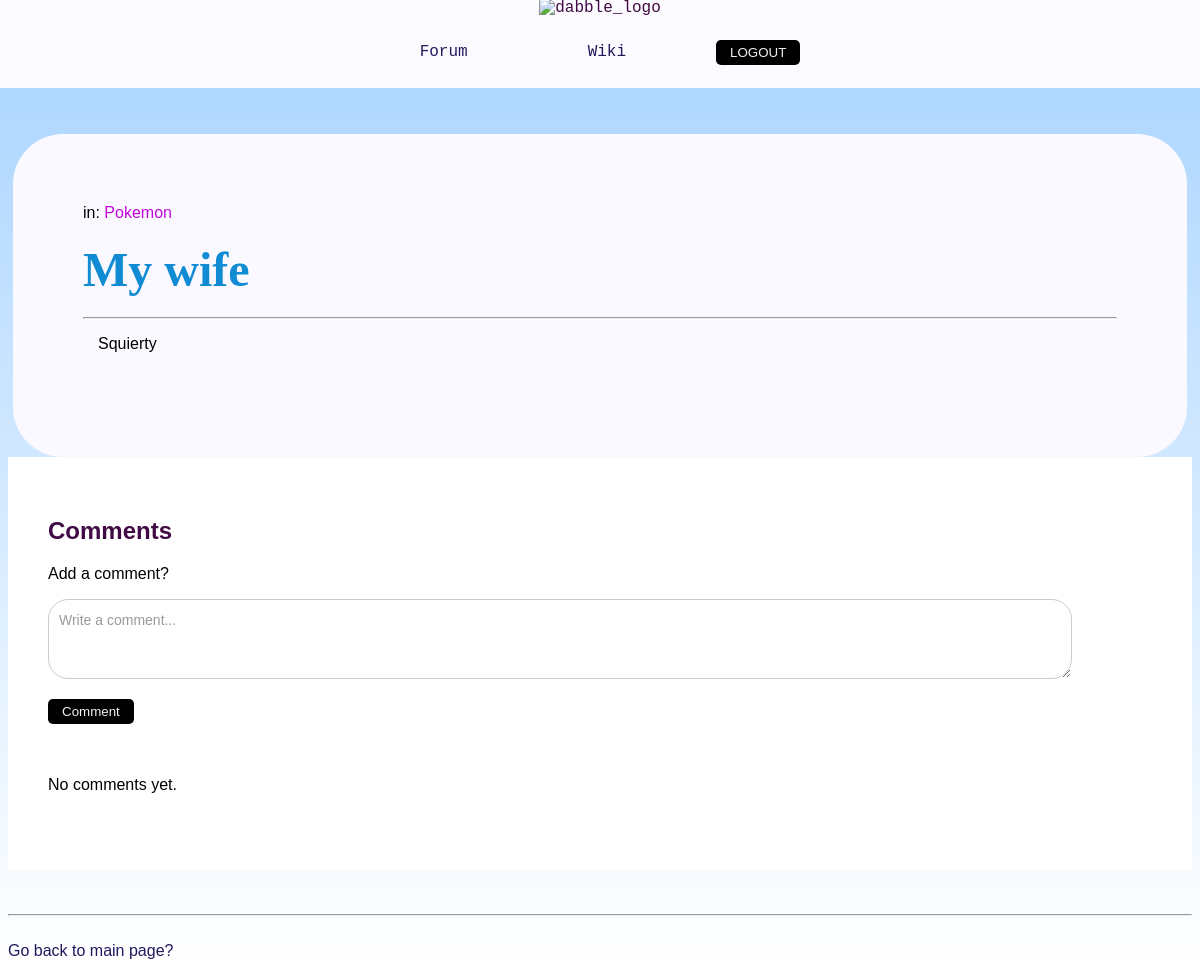
The page /wiki/article/9 (signed in) on the database its author committed.
### wiki/models.py (models this page shows, shortened)
class Article(models.Model):
    title = models.CharField(max_length=255)
    author = models.ForeignKey(
        settings.AUTH_USER_MODEL,
        on_delete=models.SET_NULL,
        null=True,
    )
    category = models.ForeignKey(
        ArticleCategory,
        on_delete=models.SET_NULL,
        related_name = "article",
        null=True
    )
    entry = models.TextField()
    header_image = models.ImageField(
        upload_to='media/images/',
        null=True,
    )
    created_on = models.DateTimeField(
        auto_now_add=True,
        null=True
    )
    updated_on = models.DateTimeField(
        auto_now=True,
        null=True
    )
    class Meta:
        ordering = ['-created_on']

class ArticleCategory(models.Model):
    name = models.CharField(max_length=255)
    description = models.TextField()
    class Meta:
        ordering = ['name']
    def __str__(self):
        return '{}'.format(self.name)

### wiki/views.py (the view, shortened to what this page needs)
# urls.py: path('wiki/article/<int:pk>', ArticleDetailView.as_view(), name='article'),
class ArticleDetailView(DetailView):
    model = Article
    template_name = "article.html"
    def get_context_data(self, **kwargs):
        context =  super().get_context_data(**kwargs)
        context['is_main'] = False
        context['comment'] = Comment.objects.all()
        context['form'] = CommentForm()
        return context

### wiki/forms.py
class CommentForm(forms.ModelForm):
    class Meta:
        model = Comment
        fields = ['entry']
        labels = {
            'entry': '',
        }
        widgets = {
            'entry': forms.Textarea(attrs={'placeholder': 'Write a comment...'}),
        }

### wiki/templates/article.html (shortened to what this page needs)
{% extends "base.html" %}
{% block content %}
{% load static %}
<div class="article_container">
    <div class="article_page">
        <span style="font-size: 16px;">
            in:
            <a style="color: rgb(194, 6, 219);">{{ object.category }}</a>
            <br>
        </span>
        <h2><b class="different-color" style="font-size:48px;">{{ object.title }}</b>
            <br>
        </h2> <hr>
        <div class="super_container">
            <div class="article_page_content">
                {{ object.entry|linebreaks|safe }}
                <br>
            </div>
        </div>
    </div>
</div>
<div class="comment_page">
    <b><h2>Comments</h2></b>
    Add a comment?
    <br>
    <form method="post">
        {{ form.as_p }}
        <button type="submit">Comment</button>
    </form>
    <br><br>
    {% for comments in object.comment.all %}
        <p><b>{{ comments.wiki_author }}</b> - <span class="comment_detail">
            {{ comments.created_on }}
        </span>
        </p>
        <p>{{ comments.entry }}</p>
        <br>
    {% empty %}
        <p>No comments yet.</p>
    {% endfor %}
</div>
{% endblock %}

### forum/templates/base.html (style rules this page uses)
body, pre { animation: fadeIn 1s ease-in-out; background: linear-gradient(to bottom, #a7d3ff, #ffffff); font-family:Slabo, Arial, sans-serif; flex-wrap: wrap; max-width: 100%; overflow-wrap: break-word; overflow-x:hidden; }
b { font-family: 'RussoOne'; }
h2 { color: #420a44; font-family: 'Arial'; }
.different-color { color: #118cd4; }
a, ul, li { list-style-type: none; text-decoration: none; }
.article_page { margin-right: 5px; margin-left: 5px; padding-left:50px; padding-right:300px; background-color:rgb(250, 249, 255); border-radius:50px; padding:70px; color:black; overflow-y:hidden; }
.article_page_content { padding-left:15px; }
.comment_page { background-color:white; padding: 40px; padding-bottom: 60px; padding-right:120px; }
button { margin-right: 10px; background-color: #000000; color: #f1f1f1; border: none; padding: 5px 14px; border-radius: 5px; cursor: pointer; z-index:2; font-family:RussoOne, sans-serif; }
textarea { width: 100%; height: 80px; padding: 10px; border: 1px solid #ccc; border-radius: 20px; font-family: Slabo, Arial, sans-serif; box-sizing: border-box; font-size: 14px; line-height: 1.5; white-space: pre-wrap; }
input,textarea::placeholder { color: #999; }

### rows shown on the page
Article: category "Pokemon", title "My wife", entry "Squierty"
